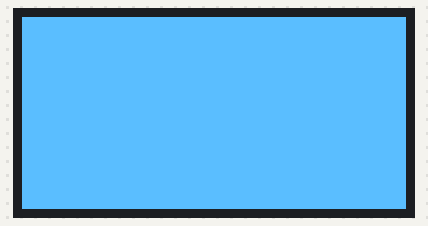
This sketch was run on a simulated ESP32. Shown: 128×64 one-colour display. What the sketch prints to the serial monitor is not drawn.

Above: at 0.1 s.
At 3.1 s:
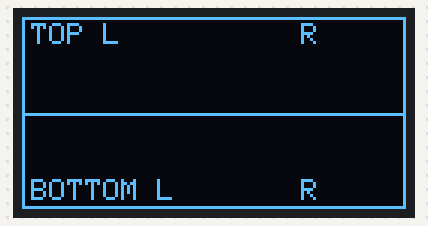
At 6.1 s:
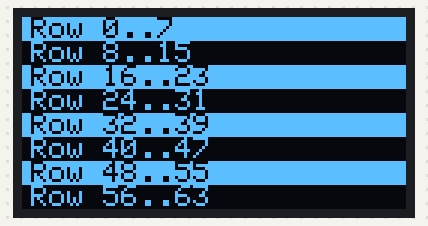

Measured:
- by itself, everything shown: repeats every 9.1 s, in 3 steps
- what the display in image 1 shows lasts 3.0 s, from 3.1 s to 6.1 s

The sketch:

OLED_Diagnostic.ino
```cpp
#include "OledDiagnostic.h"
```

OledDiagnostic.h
```cpp
#pragma once
#include <Arduino.h>
#include <Wire.h>
#include <Adafruit_SSD1306.h>
#ifndef OLED_HEIGHT
#define OLED_HEIGHT 64
#endif
Adafruit_SSD1306 screen(128,OLED_HEIGHT,&Wire,-1,100000,100000);
bool ready=false;uint32_t last=0;
void setup(){
 Serial.begin(115200);Wire.begin(21,22);Wire.setClock(100000);Wire.setTimeOut(50);
 Wire.beginTransmission(0x3C);if(Wire.endTransmission()!=0){Serial.println("OLED 0x3C not responding: check SDA21/SCL22, power and ground");return;}
 ready=screen.begin(SSD1306_SWITCHCAPVCC,0x3C);if(!ready){Serial.println("OLED framebuffer allocation failed");return;}
 screen.setTextWrap(false);Serial.printf("OLED full-screen test: SSD1306 128x%d. All four corners, bottom line and every band must appear.\n",OLED_HEIGHT);
}
void loop(){
 if(!ready){delay(100);return;}
 int phase=(millis()/3000)%3;screen.clearDisplay();
 if(phase==0){screen.fillScreen(SSD1306_WHITE);}
 if(phase==1){screen.drawRect(0,0,128,OLED_HEIGHT,SSD1306_WHITE);screen.setTextSize(1);screen.setTextColor(SSD1306_WHITE);screen.setCursor(3,2);screen.print("TOP L          R");screen.setCursor(3,OLED_HEIGHT-10);screen.print("BOTTOM L       R");screen.drawFastHLine(0,OLED_HEIGHT/2,128,SSD1306_WHITE);}
 if(phase==2){for(int page=0;page<OLED_HEIGHT/8;page++){if(page%2==0)screen.fillRect(0,page*8,128,8,SSD1306_WHITE);screen.setTextColor(page%2==0?SSD1306_BLACK:SSD1306_WHITE);screen.setTextSize(1);screen.setCursor(3,page*8);screen.printf("Row %d..%d",page*8,page*8+7);}}
 screen.display();if(millis()-last>3000){last=millis();Serial.printf("Pattern=%d geometry=128x%d\n",phase,OLED_HEIGHT);}delay(100);
}
```
